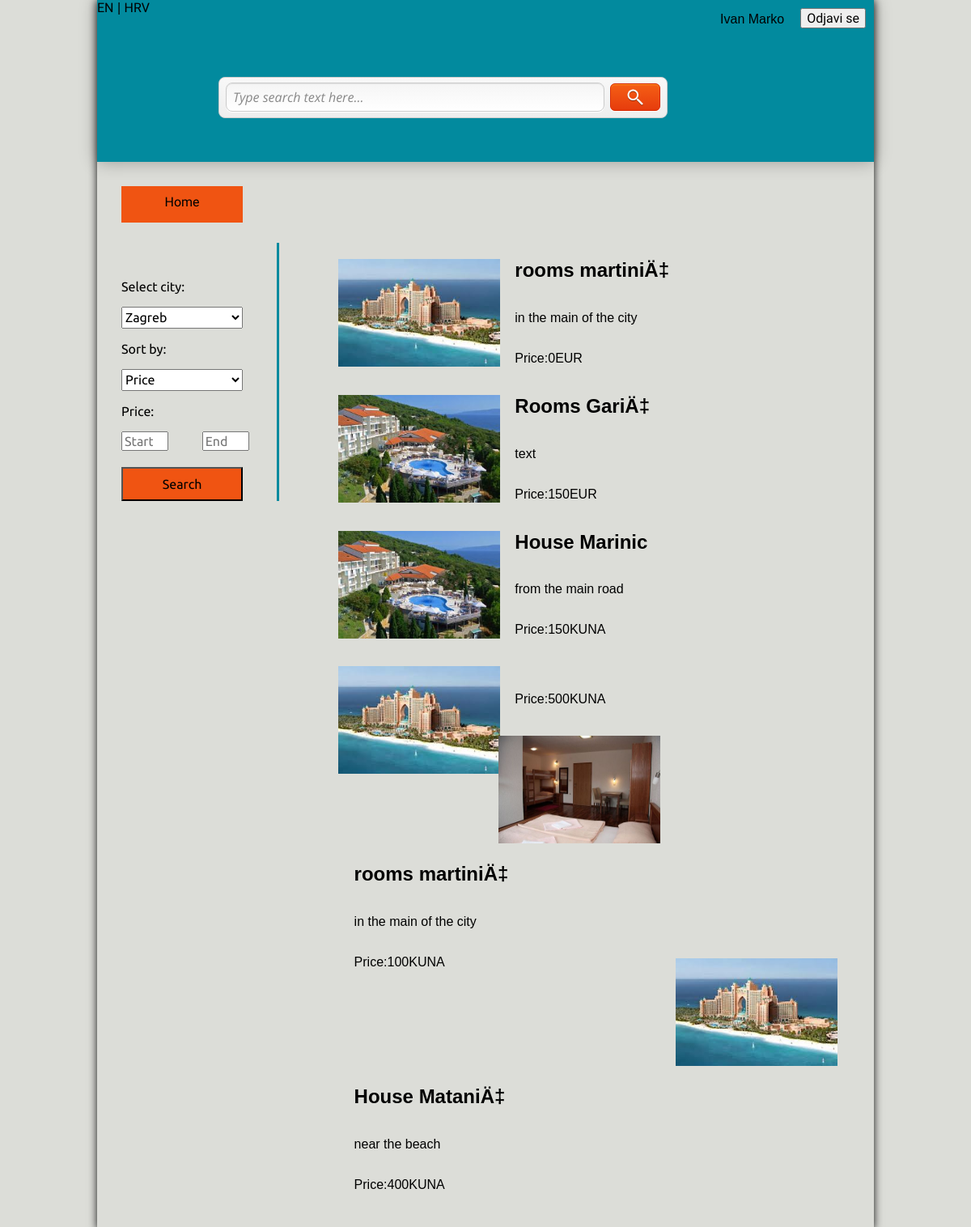
/pocetnaEN.php (signed in), run on the app's committed database.
### tables this page shows
CREATE TABLE `oglas` (
  `idKorisnik` int(11) NOT NULL AUTO_INCREMENT,
  `naslov` varchar(1000) DEFAULT NULL,
  `kratkiOpis` mediumtext,
  `dugiOpis` text,
  `cijena` int(11) NOT NULL,
  `cValutaId` int(11) NOT NULL,
  `mjestoId` int(11) NOT NULL,
  `brojOsoba` int(11) DEFAULT NULL,
  `vrstaSmjestajaId` int(11) NOT NULL,
  `naslovEN` varchar(1000) DEFAULT NULL,
  `kratkiOpisEN` mediumtext,
  `dugiOpisEN` text,
  PRIMARY KEY (`idKorisnik`,`cValutaId`,`mjestoId`,`vrstaSmjestajaId`),
  KEY `mjestoId` (`mjestoId`),
  KEY `cValutaId` (`cValutaId`),
  KEY `vrstaSmjestajaId` (`vrstaSmjestajaId`),
  CONSTRAINT `oglas_ibfk_2` FOREIGN KEY (`mjestoId`) REFERENCES `mjesta` (`idMjesto`),
  CONSTRAINT `oglas_ibfk_3` FOREIGN KEY (`cValutaId`) REFERENCES `valuta` (`idValuta`),
  CONSTRAINT `oglas_ibfk_4` FOREIGN KEY (`vrstaSmjestajaId`) REFERENCES `smjestaj` (`idSmjestaj`)
);

CREATE TABLE `valuta` (
  `idValuta` int(11) NOT NULL AUTO_INCREMENT,
  `imeValute` varchar(100) DEFAULT NULL,
  `tecaj` decimal(10,0) DEFAULT NULL,
  PRIMARY KEY (`idValuta`)
);

### pocetnaEN.php (the view, shortened to what this page needs)
<?php
function getUrl($page){
	return "?page=$page";
}
?>
<!doctype html>
<html lang="en">
<head>
	<link rel="stylesheet" href="css/stil.css">
	<link rel="stylesheet" href="css/normalize.css">
	<link rel="stylesheet" href="css/grid.css">
</head>
<body>
<section class="objedini row">
	<header class="header">
		<button style="position:relative; float:right; margin: 10px 10px;"><a href="<?php echo getUrl("odjava"); ?>">Odjavi se</a></button>
		<a href="indexEN.html"> EN</a> | <a href="index.html"> HRV</a>
	<?php
		if (isset($_SESSION['usr'])) {
		echo "<p style='position:relative; float:right; margin: 15px 10px; '>";
		echo $_SESSION['ime'] . ' ' . $_SESSION['prezime'];
		echo "</p>";
		}
	?>
	<section class="pozicija row">
			<div class="search-form row">
			<form class="form-container " action="pocetnaEN.php" method="GET">
				<input placeholder="Pretrazi" name="grad" type="text" class="search-field" value="Type search text here..." />
				<div class="submit-container">
					<input type="submit" value="" class="submit" />
				</div>
			</form>
		</div>
	</section>
	</header>
	<div class="odvojak"></div>
	<section class="container row">
	<form action="pocetnaEN.php" method="POST">
		<div class="lijevo2 ">
		<a href="indexEN.html"><div class="povratak">Home</div></a>
		<p>Select city:</p>
<?php
$sql = "SELECT nazivMjesto FROM mjesta";
$result = mysql_query($sql);
echo "<select name='nazivMjesto' style='width:150px; height:27px;''>";
while ($row = mysql_fetch_array($result)) {
    echo "<option value='" . $row['nazivMjesto'] . "'>" . $row['nazivMjesto'] . "</option>";
}
echo "</select>";
?>
		<p>Sort by:</p>
			<select name="cijena" id="" style="width:150px; height:27px;">
				<option value="0">Price</option>
			</select>
		<p>Price:</p>
		<input placeholder="Start" name="od" type="number" style="width:50px;" >
		<input placeholder="End" name="do" type="number" style="width:50px; margin-left:38px;" >
		<input type="submit" value="Search" style="padding:10px; width:150px; margin-top:20px; background:rgb(240,84,18);">
		</div>
	</form>
	<div class="desno2 ">
		<?php
			$con=mysqli_connect("localhost","root","root","smjestaj");
			if (empty($grad)) {
			$query = "SELECT * FROM oglas INNER JOIN slike ON oglas.idKorisnik=slike.idKorisnika INNER JOIN mjesta ON oglas.mjestoId = mjesta.idMjesto INNER JOIN valuta ON oglas.cValutaId = valuta.idValuta";
			$result = mysqli_query($con,$query);
			}
			while($row = mysqli_fetch_array($result)) {
			$slika1=$row['slika1'];
			echo "<form action='odabirEN.php' method='POST'>";
			echo "<div class='cijeliDiv'>";
			  echo "<div class='slikica' style='width:30%; padding-top:20px; position:relative; float:left;'><input type='image' name='your_image_name' src='$slika1' style='width:200px; height:133px;' /></div>";
			  echo "<div class='tekstic' style='width:60%; margin-left:20px; position:relative; float:left;'><h2>".$row['naslovEN']."</h2></div>";
			  echo "<div class='tekstic' style='width:60%; margin-left:20px; position:relative; float:left;'><p>".$row['kratkiOpisEN']."</p></div>";
			  echo "<div class='tekstic' style='width:60%; margin-left:20px; position:relative; float:left;'><p>".'Price:'.$row['cijena'].$row['imeValute']."</p></div>";
			echo "</div>";
			echo "</form>";
			  echo "<br>";
			  echo "<br>";
			  echo "<br>";
			  echo "<br>";
			}
		?>
	</div>
	</section>
	<footer class="footer"></footer>
	</section>
</body>
</html>

### css/stil.css (style rules this page uses)
.header { background: #028A9E; width: 100%; height: 200px; -webkit-box-shadow: 0 0 20px rgba(0,0,0,0.3); -moz-box-shadow: 0 0 20px rgba(0,0,0,0.3); box-shadow: 0 0 20px rgba(0,0,0,0.3); }
.objedini { box-shadow: 0 0 10px #111; }
.footer { height: 30px; }
body { background: #DCDDD8; }
.pozicija { padding-top: 75px; padding-left: 150px; }
.search-form { position: relative; float: left; padding-top: 300px; width: 430px; height: 50px; margin-top: 100px; padding: 1px 0 0 0; }
.form-container { width: 553px; height: 49px; padding: 0; overflow: hidden; text-align: left; background: #f8f8f8; border: 1px solid #ccc; -moz-border-radius: 8px; -webkit-border-radius: 8px; border-radius: 8px; background-image: -webkit-gradient(linear, left top, left bottom, from(#f8f8f8), to(#eeeeee)); background-image: -webkit-linear-gradient(top, #f8f8f8, #eeeeee); background-image: -moz-linear-gradient(top, #f8f8f8, #eeeeee); background-image: -ms-linear-gradient(top, #f8f8f8, #eeeeee); background-image: -o-linear-gradient(top, #f8f8f8, #eeeeee); background-image: linear-gradient(top, #f8f8f8, #eeeeee); }
.search-field { float: left; width: 450px; height: 34px; margin: 6px 0 0 8px; padding: 0 8px; font-family: 'Open Sans', Arial, sans-serif; font-size: 16px; color: #888; font-style: italic; font-weight: 400; background: #fff; border: 1px solid #ccc; -moz-border-radius: 8px; -webkit-border-radius: 8px; border-radius: 8px; background-image: -webkit-gradient(linear, left top, left bottom, from(#f5f5f5), to(#ffffff)); background-image: -webkit-linear-gradient(top, #f5f5f5, #ffffff); background-image: -moz-linear-gradient(top, #f5f5f5, #ffffff); background-image: -ms-linear-gradient(top, #f5f5f5, #ffffff); background-image: -o-linear-gradient(top, #f5f5f5, #ffffff); background-image: linear-gradient(top, #f5f5f5, #ffffff); -moz-box-shadow: 0 1px 1px #e2e2e2 inset, 0 1px 0 #fff; -webkit-box-shadow: 0 1px 1px #e2e2e2 inset, 0 1px 0 #fff; box-shadow: 0 1px 1px #e2e2e2 inset, 0 1px 0 #fff; }
.submit-container { float: left; width: 60px; height: 32px; margin: 7px 0 0 7px; padding: 0; cursor: pointer; background: #e63c0d; border: 1px solid #d62700; -moz-border-radius: 6px; -webkit-border-radius: 6px; border-radius: 6px; background-image: -webkit-gradient(linear, left top, left bottom, from(#f55f15), to(#e63c0d)); background-image: -webkit-linear-gradient(top, #f55f15, #e63c0d); background-image: -moz-linear-gradient(top, #f55f15, #e63c0d); background-image: -ms-linear-gradient(top, #f55f15, #e63c0d); background-image: -o-linear-gradient(top, #f55f15, #e63c0d); background-image: linear-gradient(top, #f55f15, #e63c0d); -moz-box-shadow: 0 1px 1px #fa8e1f inset, 0 1px 0 #fff; -webkit-box-shadow: 0 1px 1px #fa8e1f inset, 0 1px 0 #fff; box-shadow: 0 1px 1px #fa8e1f inset, 0 1px 0 #fff; }
.submit { float: left; width: 60px; height: 32px; padding: 0; cursor: pointer; border: 0px solid #000; background: url(images/magnifier.png) 20px 6px no-repeat; -moz-border-radius: 6px; -webkit-border-radius: 6px; border-radius: 6px; }
.container { height: auto; width: 100%; }
.lijevo2 { margin: 0; position: relative; float: left; height: 100%; width: 20%; border-right: 3px solid #028A9E; font-family: 'Ubuntu', sans-serif; margin-left: 30px; }
.desno2 { position: relative; float: right; height: 100%; width: 69%; }
a { text-decoration: none; color: black; font-family: 'Exo 2', sans-serif; }
.odvojak { height: 100px; }
.povratak { height: 35px; width: 150px; background: rgb(240,84,18); text-align: center; padding-top: 10px; margin-top: -70px; margin-bottom: 70px; }

### css/grid.css (style rules this page uses)
.row:before, .row:after, .column:before, .column:after, .cf:before, .cf:after { content: " "; display: table; }
.row:after, .column:after, .cf:after { clear: both; }
.row, .column, .cf { *zoom: 1; }
.row { max-width: 960px; margin: 0 auto; }

### data on the page
oglas: naslovEN "rooms martiniÄ‡", kratkiOpisEN "in the main of the city", cijena "0", cValutaId.imeValute "EUR"
oglas: naslovEN "Rooms GariÄ‡", kratkiOpisEN "text", cijena "150", cValutaId.imeValute "EUR"
oglas: naslovEN "House Marinic", kratkiOpisEN "from the main road", cijena "150", cValutaId.imeValute "KUNA"
oglas: cijena "500", cValutaId.imeValute "KUNA"
oglas: naslovEN "rooms martiniÄ‡", kratkiOpisEN "in the main of the city", cijena "100", cValutaId.imeValute "KUNA"
oglas: naslovEN "House MataniÄ‡", kratkiOpisEN "near the beach", cijena "400", cValutaId.imeValute "KUNA"

### other printed values
$_SESSION['ime'] "Ivan"
$_SESSION['prezime'] "Marko"
form field nazivMjesto "Zagreb"
